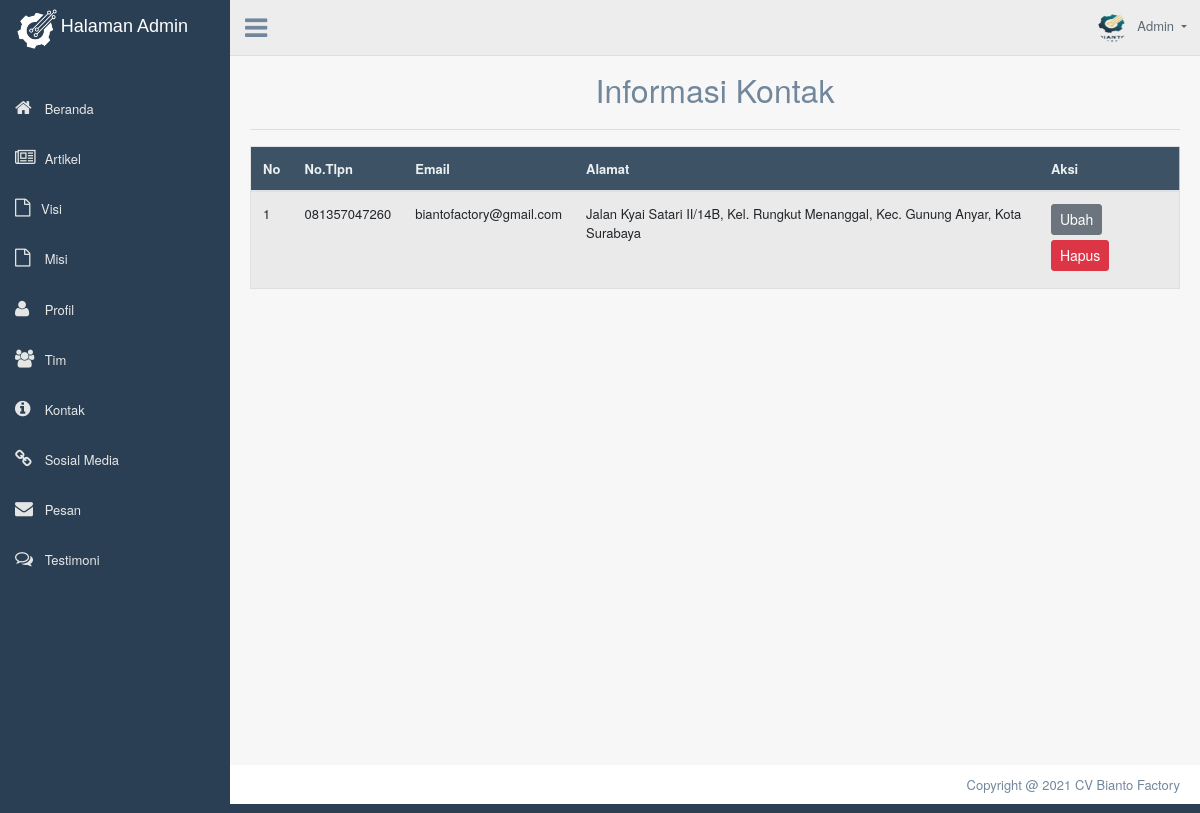
The page /admin/dashboard.php?page=tampilkontak (signed in) on the database as committed earlier.
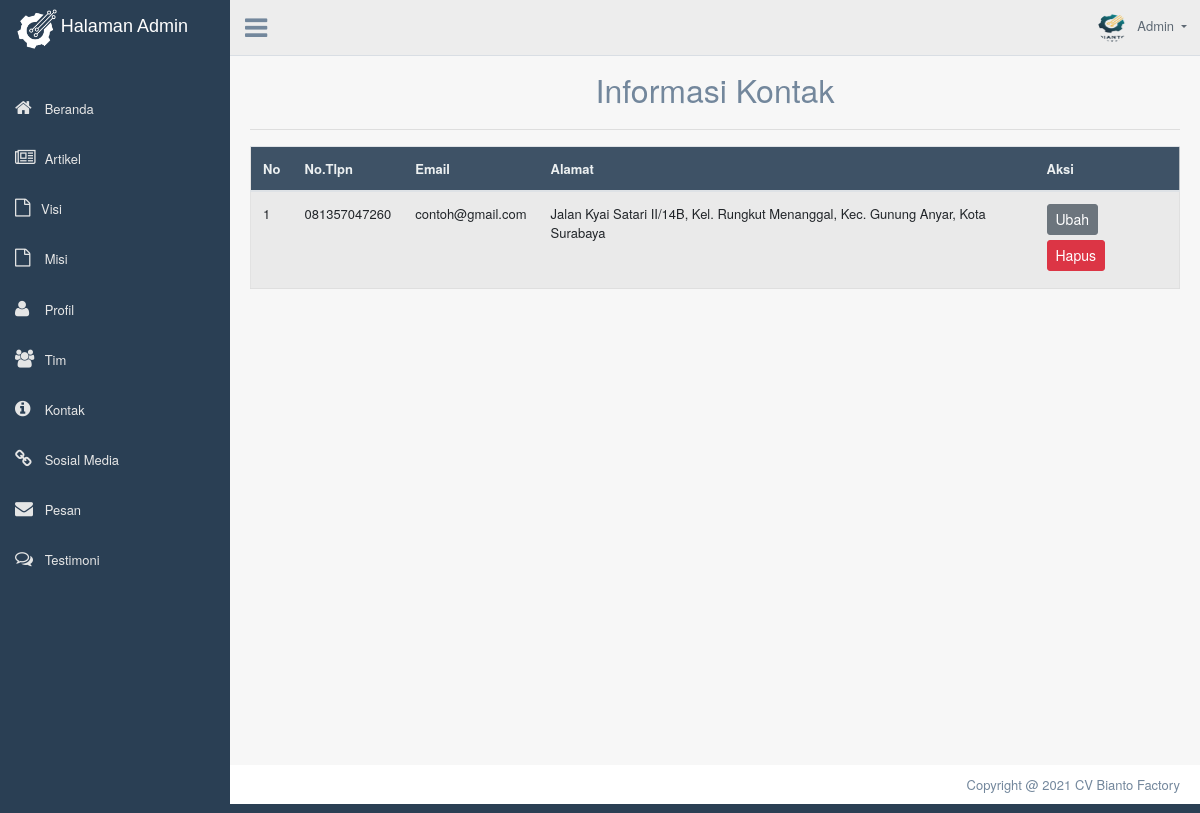
The same page on the database as committed later.
### tables this page shows
CREATE TABLE `contact` (
  `id` int(11) NOT NULL,
  `alamat` text NOT NULL,
  `tlpn` varchar(13) NOT NULL,
  `email` text NOT NULL
);

### admin/CRUD-Kontak/tampil.php (the view, shortened to what this page needs)
<?php
include('../includes/config.php');
?>
<div class="container" style="margin-top:20px">
	<center>
		<font size="6">Informasi Kontak</font>
	</center>
	<hr>
	<div class="table-responsive">
		<table class="table table-striped jambo_table bulk_action">
			<thead>
				<tr>
					<th>No</th>
					<th>No.Tlpn</th>
					<th>Email</th>
					<th>Alamat</th>
					<th>Aksi</th>
				</tr>
			</thead>
			<tbody>
				<?php
				$sql = mysqli_query($koneksidb, "SELECT * FROM contact ORDER BY id DESC") or die(mysqli_error($koneksidb));
				if (mysqli_num_rows($sql) > 0) {
					$no = 1;
					while ($data = mysqli_fetch_assoc($sql)) {
						echo '
						<tr>
							<td>' . $no . '</td>
							<td>' . $data['tlpn'] . '</td>
							<td>' . $data['email'] . '</td>
							<td>' . $data['alamat'] . '</td>
							<td>
								<a href="dashboard.php?page=editkontak&id=' . $data['id'] . '" class="btn btn-secondary btn-sm">Ubah</a>
								<a href="CRUD-Kontak/delete.php?id=' . $data['id'] . '" class="btn btn-danger btn-sm" onclick="return confirm(\'Yakin ingin menghapus data ini?\')">Hapus</a>
							</td>
						</tr>
						';
						$no++;
					}
				} else {
					echo '
					<tr>
						<td colspan="6">Tidak ada data.</td>
					</tr>
					';
				}
				?>
		</table>
	</div>
</div>

Rows that differ between the two databases and show on the page:
changed contact: email "biantofactory@gmail.com" → "contoh@gmail.com"
